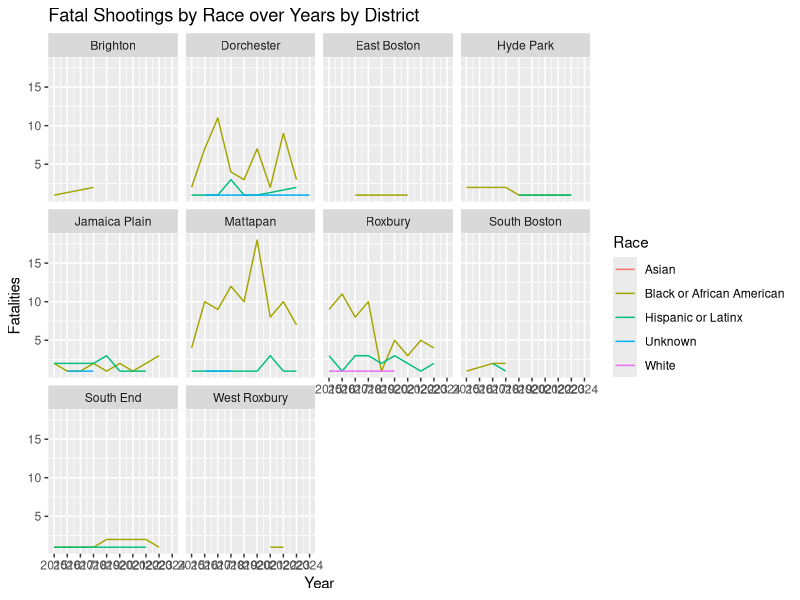
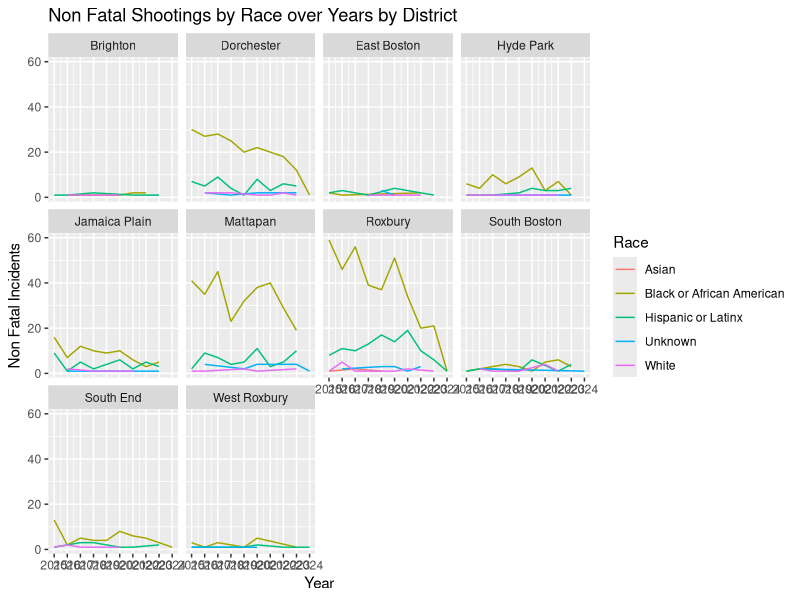
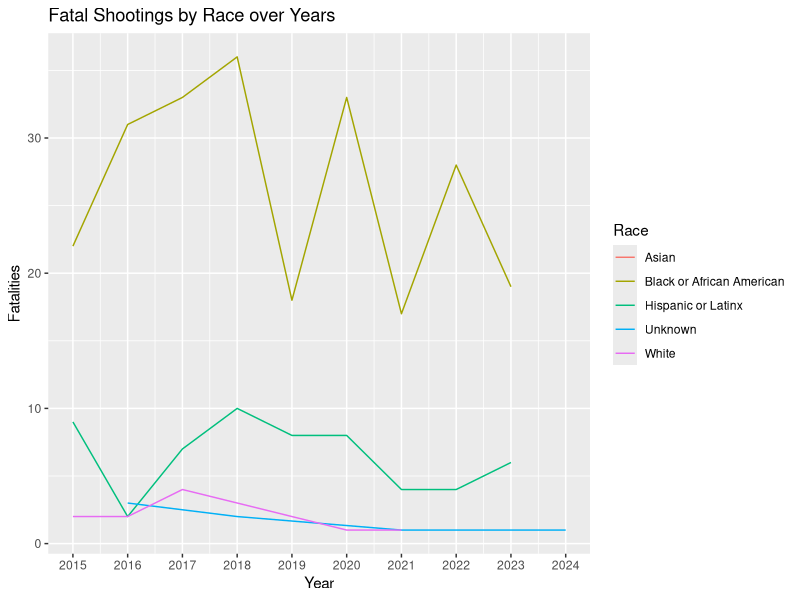
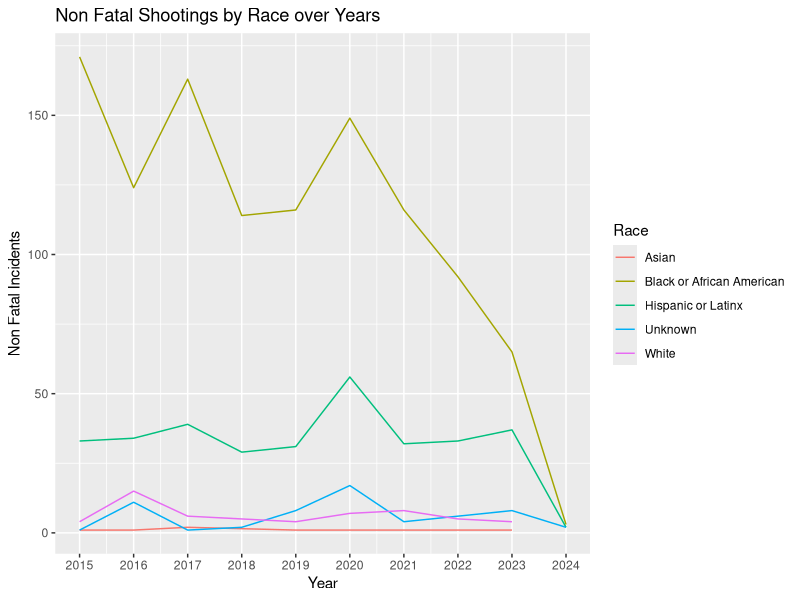

The R script that drew these images, in order:
library(tidyverse)
library(readr)
library(dplyr)
library(here)

shooting_data <- read.csv(here::here("dataset", "BostonShootingDataClean.csv"))
shooting_data <- mutate(shooting_data, year = year(Date))

df_shooting <- as.data.frame(shooting_data) %>%
  filter(victim_race != "")

df_shooting <- df_shooting %>%
  mutate(victim_race = ifelse(v_hispanic_or_latinx == TRUE, "Hispanic or Latinx", victim_race))
#View(df_shooting)  

#Fatal Shootings by Race over Years faceted by District
props <- df_shooting %>%
  filter(fatal == "TRUE") %>%
  group_by(victim_race, year, district_name) %>%
  summarize(count = n())
props$yearSolid <- as.integer(props$year)

#View(props)

ggplot(props, aes(x = yearSolid, y = count, color = victim_race)) +
  geom_line() +
  labs(title = "Fatal Shootings by Race over Years by District", x = "Year", y = "Fatalities") + 
  scale_color_discrete(name="Race") +
  scale_x_continuous(breaks = unique(props$yearSolid))+ 
  facet_wrap(~district_name)


#Non Fatal Shootings by Race over Years faceted by District
props2 <- df_shooting %>%
  filter(fatal == "FALSE") %>%
  group_by(victim_race, year, district_name) %>%
  summarize(count = n())
props2$yearSolid <- as.integer(props2$year)

#View(props2)

ggplot(props2, aes(x = yearSolid, y = count, color = victim_race)) +
  geom_line() +
  labs(title = "Non Fatal Shootings by Race over Years by District", x = "Year", y = "Non Fatal Incidents") + 
  scale_color_discrete(name="Race") +
  scale_x_continuous(breaks = unique(props2$yearSolid))+
  facet_wrap(~district_name)



#Fatal Shootings by Race over Years Unfaceted
props3 <- df_shooting %>%
  filter(fatal == "TRUE") %>%
  group_by(victim_race, year) %>%
  summarize(count = n())
props3$yearSolid <- as.integer(props3$year)

#View(props)

ggplot(props3, aes(x = yearSolid, y = count, color = victim_race)) +
  geom_line() +
  labs(title = "Fatal Shootings by Race over Years", x = "Year", y = "Fatalities") + 
  scale_color_discrete(name="Race") +
  scale_x_continuous(breaks = unique(props3$yearSolid))



#Non Fatal Shootings by Race over Years Unfaceted
props4 <- df_shooting %>%
  filter(fatal == "FALSE") %>%
  group_by(victim_race, year) %>%
  summarize(count = n())
props4$yearSolid <- as.integer(props4$year)

#View(props4)

ggplot(props4, aes(x = yearSolid, y = count, color = victim_race)) +
  geom_line() +
  labs(title = "Non Fatal Shootings by Race over Years", x = "Year", y = "Non Fatal Incidents") + 
  scale_color_discrete(name="Race") +
  scale_x_continuous(breaks = unique(props4$yearSolid))


